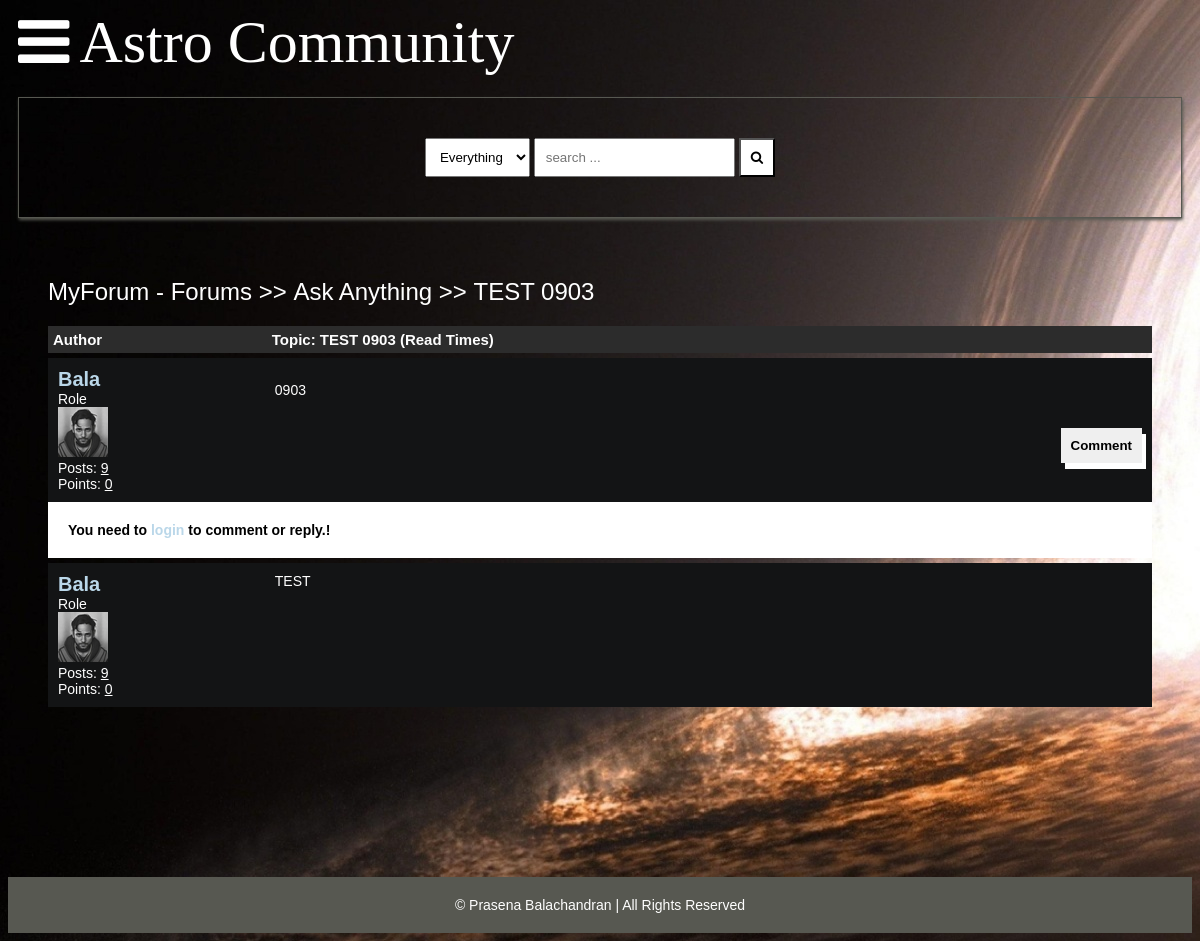
The app's page /detail/test-0903/ with its own data.
### main/models.py (models this page shows, shortened)
class Post(models.Model):
    title = models.CharField(max_length=400)
    slug = models.SlugField(max_length=400, unique=True, blank=True)
    user = models.ForeignKey(Author, on_delete=models.CASCADE)
    content = HTMLField()
    categories = models.ManyToManyField(Category)
    date = models.DateTimeField(auto_now_add=True)
    approved = models.BooleanField(default=False)
    hit_count_generic = GenericRelation(
        HitCount,
        object_id_field="object_pk",
        related_query_name="hit_count_generic_relation",
    )
    tags = TaggableManager()
    comments = models.ManyToManyField(Comment, blank=True)
    closed = models.BooleanField(default=False)
    state = models.CharField(max_length=40, default="zero")
    def get_url(self):
        return reverse("detail", kwargs={"slug": self.slug})

class Category(models.Model):
    title = models.CharField(max_length=50)
    slug = models.SlugField(max_length=400, unique=True, blank=True)
    description = models.TextField(default="description")
    class Meta:
        verbose_name_plural = "categories"
    def __str__(self):
        return self.title
    def get_url(self):
        return reverse("posts", kwargs={"slug": self.slug})

class Author(models.Model):
    user = models.ForeignKey(User, on_delete=models.CASCADE)
    fullname = models.CharField(max_length=40, blank=True)
    slug = slug = models.SlugField(max_length=400, unique=True, blank=True)
    bio = HTMLField()
    points = models.IntegerField(default=0)
    profile_pic = ResizedImageField(
        size=[50, 80],
        quality=100,
        upload_to="authors",
        default=None,
        null=True,
        blank=True,
    )
    @property
    def num_posts(self):
        return Post.objects.filter(user=self).count()

class Comment(models.Model):
    user = models.ForeignKey(Author, on_delete=models.CASCADE)
    content = models.TextField()
    date = models.DateTimeField(auto_now_add=True)
    replies = models.ManyToManyField(Reply, blank=True)

### main/views.py (the view, shortened to what this page needs)
# urls.py: path("detail/<slug>/", detail, name="detail"),
def detail(request, slug):
    post = get_object_or_404(Post, slug=slug)
    if request.user.is_authenticated:
        author = Author.objects.get(user=request.user)
    context = {
        "post": post,
        "title": "ASTRO: "+post.title,
    }
    update_views(request, post)
    return render(request, "detail.html", context)

### main/context_processors.py (called while the page is built, shortened)
def searchFunction(request):
    search_context = {}
    posts = Post.objects.all()
    return search_context

### main/utils.py (called while the page is built)
def update_views(request, object):
    context = {}
    hit_count = get_hitcount_model().objects.get_for_object(object)
    hits = hit_count.hits
    hitcontext = context["hitcount"] = {"pk": hit_count.pk}
    hit_count_response = HitCountMixin.hit_count(request, hit_count)
    if hit_count_response.hit_counted:
        hits = hits+1
        hitcontext["hitcounted"] = hit_count_response.hit_counted
        hitcontext["hit_message"] = hit_count_response.hit_message
        hitcontext["total_hits"] = hits

### templates/detail.html (shortened to what this page needs)
{% extends 'base.html' %} {% load hitcount_tags %} {% block content %}
<div class="container">
	<div class="navigate">
		<span><a href="{% url 'home' %}">MyForum - Forums</a> >> <a href="{{post.categories.all.0.get_url}}">{{post.categories.all.0}}</a> >> <a href="{{post.get_url}}">{{post.title}}</a></span>
	</div>
	<div class="topic-container">
		<div class="head">
			<div class="authors">Author</div>
			<div class="content">Topic: {{post.title}} (Read {% get_hit_count for post %} Times)</div>
		</div>
		<div class="body">
			<div class="authors">
				<div class="username"><a href="javascript:void(0)">{{post.user.fullname|title}}</a></div>
				<div>Role</div>
				<img src="{{post.user.profile_pic.url}}" alt="" >
				<div>Posts: <u>{{post.user.num_posts}}</u></div>
				<div>Points: <u>{{post.user.points}}</u></div>
			</div>
			<div class="content">
				{{post.content|safe}}
				<br />
				<div class="comment">
					<button onclick="showComment()">Comment</button>
				</div>
			</div>
		</div>
	</div>
	{% if post.closed == True %}
	<div style="background-color: #fff; color: #000; font-weight: bolder; padding: 20px; width: 100%;">This Topic Is Closed!</div>
	{% else %} {% if request.user.is_authenticated %}
	<form action="." method="post">
		{% csrf_token %}
		<div class="comment-area hide" id="comment-area">
			<textarea name="comment" id="" placeholder="comment here ... "></textarea>
			<input type="submit" value="submit" name="comment-form" >
		</div>
	</form>
	{% else %}
	<div style="background-color: #fff; color: #000; font-weight: bolder; padding: 20px; width: 100%;">
		You need to <a href="{% url 'signin' %}"><b>login</b></a> to comment or reply.!
	</div>
	{% endif %} {% endif %}
	{% for comment in post.comments.all %}
	<div class="comments-container">
		<div class="body">
			<div class="authors">
				<div class="username"><a href="javascript:void(0)">{{comment.user.fullname|title}}</a></div>
				<div>Role</div>
				<img src="{{comment.user.profile_pic.url}}" alt="" >
				<div>Posts: <u>{{comment.user.num_posts}}</u></div>
				<div>Points: <u>{{comment.user.points}}</u></div>
			</div>
			<div class="content">
				{{comment.content}}
				<br />
			</div>
		</div>
	</div>
	 {% endfor %}
</div>
{% endblock content %}

### static/assets/css/style.css (style rules this page uses)
:root { background-image: url("../images/blackhole.jpg"); background-color: #cccccc; }
* { box-sizing: border-box; }
html { font-size: 14px; font-family: 'Titillium Web', sans-serif; background-color:rgb(0,0,0); color:#FEFEFE; }
a { color:#BAD7E9; font-weight: bolder; text-decoration: none; }
.container { margin: 20px; padding: 20px; }
.navigate { margin-block: 20px; font-weight: lighter; font-size: 24px; }
.navigate a { color: #fff; }
.head { display: flex; background-color: #2C2C2C; padding: 5px; font-weight: bold; font-size: 15px; }
.authors { flex: 20%; }
.content { flex: 80%; }
.body { display: flex; background-color: #131415; padding: 10px; margin-top: 5px; }
.body .authors .username { font-size: 20px; }
.body .authors img { max-width: 50px; max-height: 80px; }
.body .content .comment button { border:none; padding:10px; font-weight: bolder; box-shadow: 4px 6px #fff; cursor: pointer; float: right; }

### records on screen
Post: categories.all.0 "Ask Anything", title "TEST 0903", user.fullname "Bala", user.profile_pic (placeholder picture), user.num_posts "9", user.points "0", content "0903"
Comment: user.fullname "Bala", user.profile_pic (placeholder picture), user.num_posts "9", user.points "0", content "TEST"
